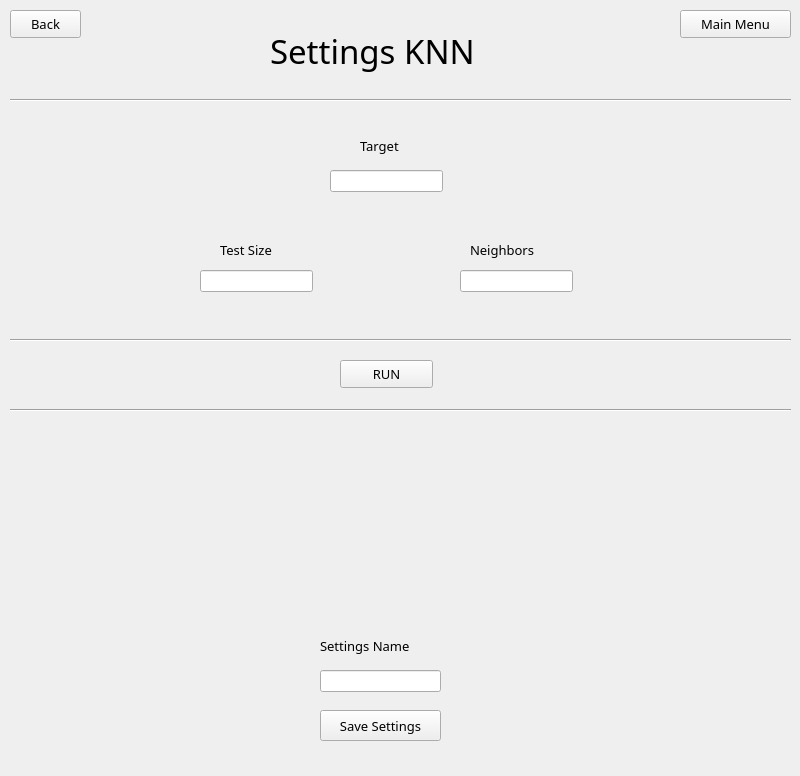
<?xml version="1.0" encoding="UTF-8"?>
<ui version="4.0">
 <class>MainWindow</class>
 <widget class="QMainWindow" name="MainWindow">
  <property name="geometry">
   <rect>
    <x>0</x>
    <y>0</y>
    <width>800</width>
    <height>776</height>
   </rect>
  </property>
  <property name="font">
   <font>
    <family>Book Antiqua</family>
    <pointsize>10</pointsize>
   </font>
  </property>
  <property name="windowTitle">
   <string>MainWindow</string>
  </property>
  <widget class="QWidget" name="centralwidget">
   <widget class="QLabel" name="label">
    <property name="geometry">
     <rect>
      <x>270</x>
      <y>20</y>
      <width>271</width>
      <height>61</height>
     </rect>
    </property>
    <property name="font">
     <font>
      <pointsize>25</pointsize>
     </font>
    </property>
    <property name="text">
     <string>Settings KNN</string>
    </property>
   </widget>
   <widget class="QLineEdit" name="n_neighbors_">
    <property name="geometry">
     <rect>
      <x>460</x>
      <y>270</y>
      <width>113</width>
      <height>22</height>
     </rect>
    </property>
   </widget>
   <widget class="QLabel" name="label_5">
    <property name="geometry">
     <rect>
      <x>470</x>
      <y>240</y>
      <width>91</width>
      <height>20</height>
     </rect>
    </property>
    <property name="text">
     <string>Neighbors</string>
    </property>
   </widget>
   <widget class="QLineEdit" name="y_">
    <property name="geometry">
     <rect>
      <x>330</x>
      <y>170</y>
      <width>113</width>
      <height>22</height>
     </rect>
    </property>
   </widget>
   <widget class="QLabel" name="label_3">
    <property name="geometry">
     <rect>
      <x>360</x>
      <y>130</y>
      <width>61</width>
      <height>31</height>
     </rect>
    </property>
    <property name="text">
     <string>Target</string>
    </property>
   </widget>
   <widget class="QLabel" name="label_6">
    <property name="geometry">
     <rect>
      <x>220</x>
      <y>240</y>
      <width>81</width>
      <height>20</height>
     </rect>
    </property>
    <property name="font">
     <font>
      <pointsize>10</pointsize>
     </font>
    </property>
    <property name="text">
     <string>Test Size</string>
    </property>
   </widget>
   <widget class="QLineEdit" name="test_size_">
    <property name="geometry">
     <rect>
      <x>200</x>
      <y>270</y>
      <width>113</width>
      <height>22</height>
     </rect>
    </property>
   </widget>
   <widget class="Line" name="line">
    <property name="geometry">
     <rect>
      <x>10</x>
      <y>90</y>
      <width>781</width>
      <height>20</height>
     </rect>
    </property>
    <property name="orientation">
     <enum>Qt::Horizontal</enum>
    </property>
   </widget>
   <widget class="Line" name="line_2">
    <property name="geometry">
     <rect>
      <x>10</x>
      <y>330</y>
      <width>781</width>
      <height>20</height>
     </rect>
    </property>
    <property name="orientation">
     <enum>Qt::Horizontal</enum>
    </property>
   </widget>
   <widget class="QPushButton" name="run">
    <property name="geometry">
     <rect>
      <x>340</x>
      <y>360</y>
      <width>93</width>
      <height>28</height>
     </rect>
    </property>
    <property name="text">
     <string>RUN</string>
    </property>
   </widget>
   <widget class="Line" name="line_3">
    <property name="geometry">
     <rect>
      <x>10</x>
      <y>400</y>
      <width>781</width>
      <height>20</height>
     </rect>
    </property>
    <property name="orientation">
     <enum>Qt::Horizontal</enum>
    </property>
   </widget>
   <widget class="QLabel" name="evaluate_label">
    <property name="geometry">
     <rect>
      <x>190</x>
      <y>440</y>
      <width>381</width>
      <height>131</height>
     </rect>
    </property>
    <property name="text">
     <string/>
    </property>
   </widget>
   <widget class="QLineEdit" name="settings_name">
    <property name="geometry">
     <rect>
      <x>320</x>
      <y>670</y>
      <width>121</width>
      <height>22</height>
     </rect>
    </property>
   </widget>
   <widget class="QLabel" name="label_2">
    <property name="geometry">
     <rect>
      <x>320</x>
      <y>630</y>
      <width>131</width>
      <height>31</height>
     </rect>
    </property>
    <property name="text">
     <string>Settings Name</string>
    </property>
   </widget>
   <widget class="QPushButton" name="save_settings">
    <property name="geometry">
     <rect>
      <x>320</x>
      <y>710</y>
      <width>121</width>
      <height>31</height>
     </rect>
    </property>
    <property name="text">
     <string>Save Settings</string>
    </property>
   </widget>
   <widget class="QPushButton" name="back">
    <property name="geometry">
     <rect>
      <x>10</x>
      <y>10</y>
      <width>71</width>
      <height>28</height>
     </rect>
    </property>
    <property name="text">
     <string>Back</string>
    </property>
   </widget>
   <widget class="QPushButton" name="main_menu">
    <property name="geometry">
     <rect>
      <x>680</x>
      <y>10</y>
      <width>111</width>
      <height>28</height>
     </rect>
    </property>
    <property name="text">
     <string>Main Menu</string>
    </property>
   </widget>
  </widget>
 </widget>
 <resources/>
 <connections/>
</ui>
